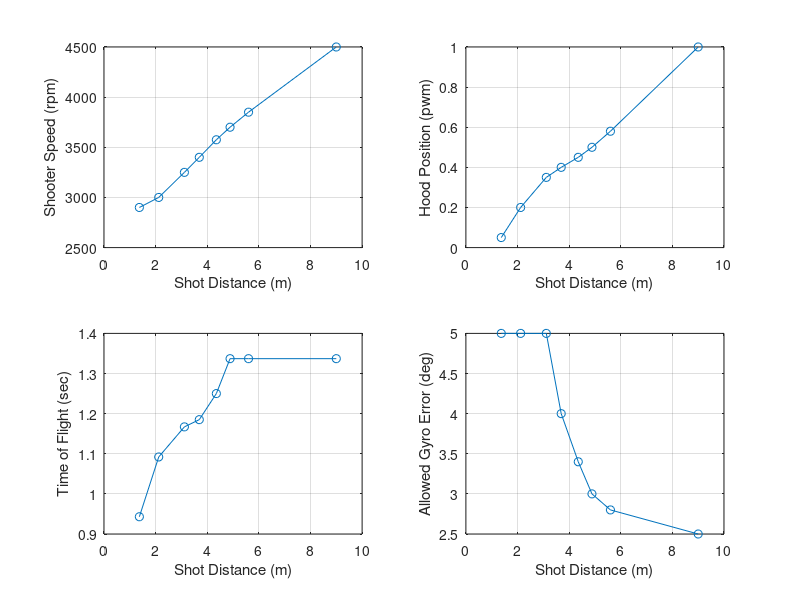

This chart was generated by the following MATLAB code:
%% Output Overrides
TEST_Output_Override_Flag = 0;
TEST_Transfer_Motor_DC_OV = 0;
TEST_Feeder_Motor_DC_OV = 0;
TEST_Shooter_Motor_DC_Left_OV = 0;
TEST_Shooter_Motor_DC_Center_OV = 0;
TEST_Shooter_Motor_DC_Right_OV = 0;
TEST_Desired_Hood_Enable_OV = 0;
TEST_Desired_Hood_Pos_OV = 0.05;
TEST_Intake_Arm_Motor_DC_OV = 0;
TEST_Intake_Roller_Motor_DC_OV = 0;

%% Field Element Position Data
Field_BlueAllianceZoneX = 182.11*0.0254;            % Meters
Field_RedAllianceZoneX  = (651.22-182.11)*0.0254;    % Meters
Field_Blue_Hub_X        = 182.11*0.0254;             % Meters
Field_Hub_Y             = 158.84*0.0254;             % Meters
Field_Red_Hub_X         = (651.22-182.11)*0.0254;    % Meters
Field_Pass_Y_Top        = (317.69-(49.84/2))*0.0254;
Field_Pass_Y_Bottom     = (49.84/2)*0.0254;
Field_Blue_Pass_X       = (156.61/2)*0.0254;
Field_Red_Pass_X        = (651.22-((156.61/2)))*0.0254;

%% Shooting Control Data
% Targets
Rebuilt_Transfer_Minimum_Factor = 0.8;
Rebuilt_Target_Transfer_Speed = 4000;   % rpm
Rebuilt_Negative_Feeder_Speed = -1000;
Rebuilt_Target_Feeder_Speed = Rebuilt_Target_Transfer_Speed*0.84;  % rpm
% (the 0.84 factor sets feeder belt linear speed to match transfer wheel surface linear speed)
% Assumes 4 inch diameter transfer wheels and 24 tooth pulleys driving the belts

% Condition Checks
Rebuilt_Shoot_Robot_Velocity_Max = 1;   % meter/second
Rebuilt_Shoot_Motor_Max_Error = 100;    % rpm
Rebuilt_Shoot_Hood_Pos_Max_Error = 0.03;    % pwm position

% Iteration error target threshold
Rebuilt_Shoot_Target_Error_Thresh = 0.1;    % Meters

Rebuilt_Des_Gyro_Shoot_Offset = -1;  % Degrees

% Distance (m)
Rebuilt_Shoot_Dist_0 = 1.370;
Rebuilt_Shoot_Dist_1 = 2.120;
Rebuilt_Shoot_Dist_2 = 3.115;
Rebuilt_Shoot_Dist_3 = 3.692;
Rebuilt_Shoot_Dist_4 = 4.353;
Rebuilt_Shoot_Dist_5 = 4.884;
Rebuilt_Shoot_Dist_6 = 5.6;
Rebuilt_Shoot_Dist_7 = 9; %6.5;

% Desired_Shooter_Motor_Speed (rpm)
Rebuilt_Shoot_Shooter_Spd_0 = 2900;
Rebuilt_Shoot_Shooter_Spd_1 = 3000;
Rebuilt_Shoot_Shooter_Spd_2 = 3250;
Rebuilt_Shoot_Shooter_Spd_3 = 3400;
Rebuilt_Shoot_Shooter_Spd_4 = 3575;
Rebuilt_Shoot_Shooter_Spd_5 = 3700;
Rebuilt_Shoot_Shooter_Spd_6 = 3850;
Rebuilt_Shoot_Shooter_Spd_7 = 4500;

% Desired Hood Position (pwm)
Rebuilt_Shoot_Hood_Pos_0 = 0.05;
Rebuilt_Shoot_Hood_Pos_1 = 0.20;
Rebuilt_Shoot_Hood_Pos_2 = 0.35;
Rebuilt_Shoot_Hood_Pos_3 = 0.4;
Rebuilt_Shoot_Hood_Pos_4 = 0.45;
Rebuilt_Shoot_Hood_Pos_5 = 0.5;
Rebuilt_Shoot_Hood_Pos_6 = 0.58;
Rebuilt_Shoot_Hood_Pos_7 = 1;

% Time of Flight (sec)
Rebuilt_Shoot_TOF_0 = 0.943;
Rebuilt_Shoot_TOF_1 = 1.092;
Rebuilt_Shoot_TOF_2 = 1.167;
Rebuilt_Shoot_TOF_3 = 1.185;
Rebuilt_Shoot_TOF_4 = 1.250;
Rebuilt_Shoot_TOF_5 = 1.337;
Rebuilt_Shoot_TOF_6 = 1.337;
Rebuilt_Shoot_TOF_7 = 1.337;

% Allowed Gyro Error (degrees ... convert to radians in model)
Rebuilt_Shoot_Gyro_Err_0 = 5;
Rebuilt_Shoot_Gyro_Err_1 = 5;
Rebuilt_Shoot_Gyro_Err_2 = 5;
Rebuilt_Shoot_Gyro_Err_3 = 4;
Rebuilt_Shoot_Gyro_Err_4 = 3.4;
Rebuilt_Shoot_Gyro_Err_5 = 3;
Rebuilt_Shoot_Gyro_Err_6 = 2.8;
Rebuilt_Shoot_Gyro_Err_7 = 2.5;

% PLOT TABLES
    plot_dist     = [Rebuilt_Shoot_Dist_0 Rebuilt_Shoot_Dist_1 Rebuilt_Shoot_Dist_2 Rebuilt_Shoot_Dist_3 Rebuilt_Shoot_Dist_4 Rebuilt_Shoot_Dist_5 Rebuilt_Shoot_Dist_6 Rebuilt_Shoot_Dist_7];
    plot_shooter  = [Rebuilt_Shoot_Shooter_Spd_0 Rebuilt_Shoot_Shooter_Spd_1 Rebuilt_Shoot_Shooter_Spd_2 Rebuilt_Shoot_Shooter_Spd_3 Rebuilt_Shoot_Shooter_Spd_4 Rebuilt_Shoot_Shooter_Spd_5 Rebuilt_Shoot_Shooter_Spd_6 Rebuilt_Shoot_Shooter_Spd_7];
    plot_hood     = [Rebuilt_Shoot_Hood_Pos_0 Rebuilt_Shoot_Hood_Pos_1 Rebuilt_Shoot_Hood_Pos_2 Rebuilt_Shoot_Hood_Pos_3 Rebuilt_Shoot_Hood_Pos_4 Rebuilt_Shoot_Hood_Pos_5 Rebuilt_Shoot_Hood_Pos_6 Rebuilt_Shoot_Hood_Pos_7];
    plot_tof      = [Rebuilt_Shoot_TOF_0 Rebuilt_Shoot_TOF_1 Rebuilt_Shoot_TOF_2 Rebuilt_Shoot_TOF_3 Rebuilt_Shoot_TOF_4 Rebuilt_Shoot_TOF_5 Rebuilt_Shoot_TOF_6 Rebuilt_Shoot_TOF_7];
    plot_gyro_err = [Rebuilt_Shoot_Gyro_Err_0 Rebuilt_Shoot_Gyro_Err_1 Rebuilt_Shoot_Gyro_Err_2 Rebuilt_Shoot_Gyro_Err_3 Rebuilt_Shoot_Gyro_Err_4 Rebuilt_Shoot_Gyro_Err_5 Rebuilt_Shoot_Gyro_Err_6 Rebuilt_Shoot_Gyro_Err_7];
    
    figure(1)
    subplot(2,2,1)
    plot(plot_dist,plot_shooter,'-o')
    xlabel('Shot Distance (m)')
    ylabel('Shooter Speed (rpm)')
    grid on
    
    subplot(2,2,2)
    plot(plot_dist,plot_hood,'-o')
    xlabel('Shot Distance (m)')
    ylabel('Hood Position (pwm)')
    grid on
    
    subplot(2,2,3)
    plot(plot_dist,plot_tof,'-o')
    xlabel('Shot Distance (m)')
    ylabel('Time of Flight (sec)')
    grid on
    
    subplot(2,2,4)
    plot(plot_dist,plot_gyro_err,'-o')
    xlabel('Shot Distance (m)')
    ylabel('Allowed Gyro Error (deg)')
    grid on
    
    % need to clear from workspace so not included in code generation
    clear plot_dist plot_shooter plot_hood plot_tof plot_gyro_err

% Control Parameters to Calculate Duty Cycle
Rebuilt_Feeder_Motor_Gain_FF = 1/7854;

Rebuilt_Transfer_Motor_Gain_FF = 1/7854;
Rebuilt_Transfer_Motor_Gain_P = 0.0001;
Rebuilt_Transfer_Motor_Gain_I = 0.001*0.02;
Rebuilt_Transfer_Error_Integral_Enable = 300;

Rebuilt_Shooter_Motor_Gain_FF = 1/6048;
Rebuilt_Shooter_Motor_Gain_P = 0.0005;
Rebuilt_Shooter_Motor_Gain_I = 0.001*0.02;
Rebuilt_Shooter_Error_Integral_Enable = 300;

% Hood Position Servo Properties
Rebuilt_Hood_Servo_Pos_Min = 0.05;
Rebuilt_Hood_Servo_Pos_Max = 1;
Rebuilt_Hood_Servo_Rate_Limit_Inc = 32/50*0.02;   % no load 32 mm/sec, total stroke 50 mm
Rebuilt_Hood_Servo_Rate_Limit_Dec = -Rebuilt_Hood_Servo_Rate_Limit_Inc;

%% Intake
Rebuilt_Intake_Des_Angle_In = 0;
Rebuilt_Intake_Des_Angle_Out = 90;
Rebuilt_Intake_Cycle_Angle_In = 20;
Rebuilt_Intake_Cycle_Angle_Out = 70;

Rebuilt_Intake_Arm_Gain_P = 0;
Rebuilt_Intake_Arm_Gain_I = 0;
Rebuilt_Intake_Arm_Gain_D = 0;
Rebuilt_Intake_Arm_Integral_Enable = 0;

Rebuilt_Roller_Desired_Speed = 0;
Rebuilt_Roller_Motor_Gain_FF = 0;
Rebuilt_Roller_Motor_Gain_P = 0;
Rebuilt_Roller_Motor_Gain_I = 0;
Rebuilt_Roller_Error_Integral_Enable = 0;
